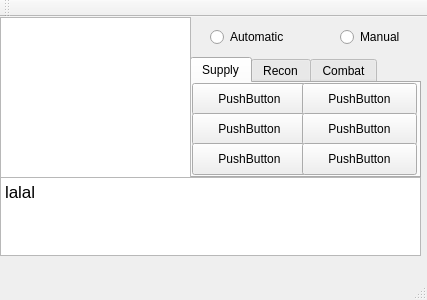
<?xml version="1.0" encoding="UTF-8"?>
<ui version="4.0">
 <class>MainWindow</class>
 <widget class="QMainWindow" name="MainWindow">
  <property name="geometry">
   <rect>
    <x>0</x>
    <y>0</y>
    <width>427</width>
    <height>300</height>
   </rect>
  </property>
  <property name="windowTitle">
   <string>MainWindow</string>
  </property>
  <widget class="QWidget" name="centralWidget">
   <widget class="QTabWidget" name="tabWidget">
    <property name="geometry">
     <rect>
      <x>190</x>
      <y>40</y>
      <width>231</width>
      <height>121</height>
     </rect>
    </property>
    <property name="currentIndex">
     <number>0</number>
    </property>
    <widget class="QWidget" name="tab">
     <attribute name="title">
      <string>Supply</string>
     </attribute>
     <widget class="QPushButton" name="pushButton">
      <property name="geometry">
       <rect>
        <x>0</x>
        <y>0</y>
        <width>115</width>
        <height>32</height>
       </rect>
      </property>
      <property name="text">
       <string>PushButton</string>
      </property>
     </widget>
     <widget class="QPushButton" name="pushButton_2">
      <property name="geometry">
       <rect>
        <x>0</x>
        <y>30</y>
        <width>115</width>
        <height>32</height>
       </rect>
      </property>
      <property name="text">
       <string>PushButton</string>
      </property>
     </widget>
     <widget class="QPushButton" name="pushButton_3">
      <property name="geometry">
       <rect>
        <x>0</x>
        <y>60</y>
        <width>115</width>
        <height>32</height>
       </rect>
      </property>
      <property name="text">
       <string>PushButton</string>
      </property>
     </widget>
     <widget class="QPushButton" name="pushButton_4">
      <property name="geometry">
       <rect>
        <x>110</x>
        <y>0</y>
        <width>115</width>
        <height>32</height>
       </rect>
      </property>
      <property name="text">
       <string>PushButton</string>
      </property>
     </widget>
     <widget class="QPushButton" name="pushButton_5">
      <property name="geometry">
       <rect>
        <x>110</x>
        <y>30</y>
        <width>115</width>
        <height>32</height>
       </rect>
      </property>
      <property name="text">
       <string>PushButton</string>
      </property>
     </widget>
     <widget class="QPushButton" name="pushButton_6">
      <property name="geometry">
       <rect>
        <x>110</x>
        <y>60</y>
        <width>115</width>
        <height>32</height>
       </rect>
      </property>
      <property name="text">
       <string>PushButton</string>
      </property>
     </widget>
    </widget>
    <widget class="QWidget" name="tab_3">
     <attribute name="title">
      <string>Recon</string>
     </attribute>
    </widget>
    <widget class="QWidget" name="tab_2">
     <attribute name="title">
      <string>Combat</string>
     </attribute>
    </widget>
   </widget>
   <widget class="QTextEdit" name="textEdit">
    <property name="geometry">
     <rect>
      <x>0</x>
      <y>160</y>
      <width>421</width>
      <height>79</height>
     </rect>
    </property>
    <property name="html">
     <string>&lt;!DOCTYPE HTML PUBLIC &quot;-//W3C//DTD HTML 4.0//EN&quot; &quot;http://www.w3.org/TR/REC-html40/strict.dtd&quot;&gt;
&lt;html&gt;&lt;head&gt;&lt;meta name=&quot;qrichtext&quot; content=&quot;1&quot; /&gt;&lt;style type=&quot;text/css&quot;&gt;
p, li { white-space: pre-wrap; }
&lt;/style&gt;&lt;/head&gt;&lt;body style=&quot; font-family:'.Helvetica Neue DeskInterface'; font-size:13pt; font-weight:400; font-style:normal;&quot;&gt;
&lt;p style=&quot; margin-top:0px; margin-bottom:0px; margin-left:0px; margin-right:0px; -qt-block-indent:0; text-indent:0px;&quot;&gt;lalal&lt;/p&gt;&lt;/body&gt;&lt;/html&gt;</string>
    </property>
   </widget>
   <widget class="QRadioButton" name="radioButton">
    <property name="geometry">
     <rect>
      <x>210</x>
      <y>10</y>
      <width>102</width>
      <height>20</height>
     </rect>
    </property>
    <property name="text">
     <string>Automatic</string>
    </property>
   </widget>
   <widget class="QRadioButton" name="radioButton_2">
    <property name="geometry">
     <rect>
      <x>340</x>
      <y>10</y>
      <width>102</width>
      <height>20</height>
     </rect>
    </property>
    <property name="text">
     <string>Manual</string>
    </property>
   </widget>
   <widget class="QGraphicsView" name="graphicsView">
    <property name="geometry">
     <rect>
      <x>0</x>
      <y>0</y>
      <width>191</width>
      <height>161</height>
     </rect>
    </property>
   </widget>
  </widget>
  <widget class="QMenuBar" name="menuBar">
   <property name="geometry">
    <rect>
     <x>0</x>
     <y>0</y>
     <width>427</width>
     <height>22</height>
    </rect>
   </property>
  </widget>
  <widget class="QToolBar" name="mainToolBar">
   <attribute name="toolBarArea">
    <enum>TopToolBarArea</enum>
   </attribute>
   <attribute name="toolBarBreak">
    <bool>false</bool>
   </attribute>
  </widget>
  <widget class="QStatusBar" name="statusBar"/>
 </widget>
 <layoutdefault spacing="6" margin="11"/>
 <resources/>
 <connections/>
</ui>
